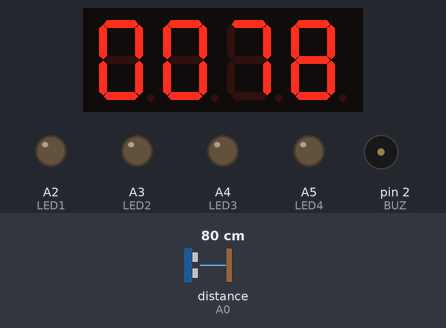
Bench run of a sketch on a simulated Arduino Uno, built with avr-gcc and run on an emulated ATmega328P. Parts: 4-digit seven-segment display, output pins drawn as LEDs (lit = HIGH), buzzer (waves = sounding). Wiring (inferred from the names in the program): ultrasonic range finder: trigger A1; echo A0; 4-digit 7-segment display, segments lit when LOW: segments pin 9, pin 3, pin 4, pin 5, pin 6, pin 8, pin 7; digit selects pin 10, pin 11, pin 12, pin 13. The inputs (shaded band) are chosen by the test bench; at power-on: distance to the obstacle (sensor on A0) 80 cm. The echo pulse lasts 58.3 µs per cm; the segment pins are drawn as the display they are named for; pins used as bus, display or sensor lines are not drawn.

Above: at 1.2 s.
1.3 s: distance to the obstacle (sensor on A0) set to 9 cm
At 2.9 s:
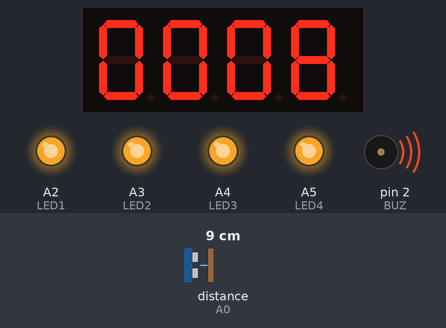
3.2 s: distance to the obstacle (sensor on A0) set to 18 cm
At 4.5 s:
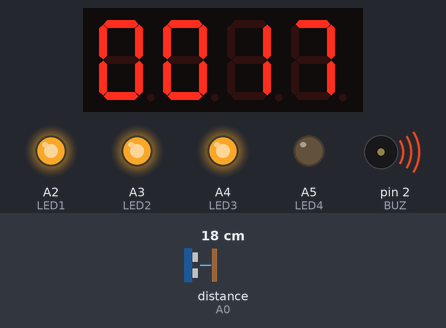
6.2 s: distance to the obstacle (sensor on A0) set to 35 cm
At 6.63 s:
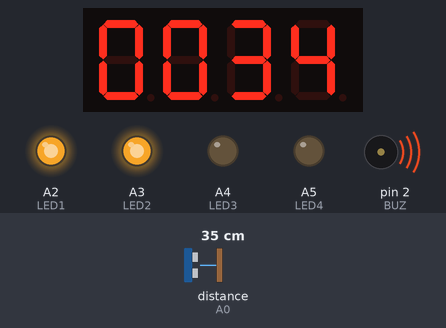
7.9 s: distance to the obstacle (sensor on A0) set to 60 cm
At 9.36 s:
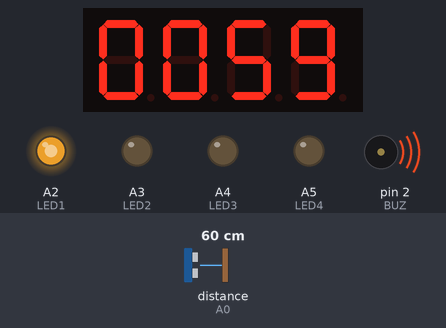
9.5 s: distance to the obstacle (sensor on A0) set to 120 cm
At 11.0 s:
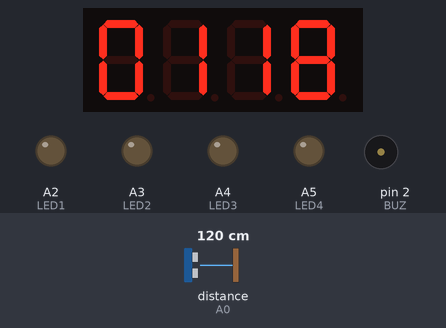
Timing chart, 0 to 12.0 s (numbered marks = the images above; inputs shaded):
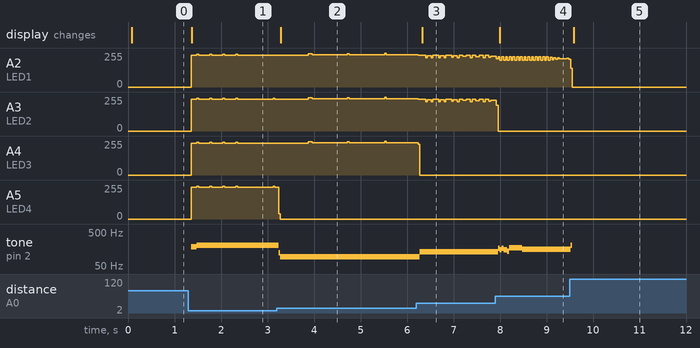

Measured:
- after the input at 1.3 s, A2 (LED1), A4 (LED3): 0/255 → 239/255 after 0.06 s, then repeats every 0.28 s: 245/255 0.04 s, 238/255 0.24 s, until it stays 239/255 from 2.4 s; tone on pin 2 (BUZ): silent → 184 Hz after 0.06 s, → 204 Hz 0.12 s later; the display: changes after 0.07 s (image 1)
- after the input at 3.2 s, the display: changes after 0.09 s (image 2)
- after the input at 6.2 s, tone on pin 2 (BUZ): 94 Hz → 131 Hz after 0.08 s; the display: changes after 0.13 s (image 3)
- after the input at 7.9 s, the display: changes after 0.09 s (image 4)
- after the input at 9.5 s, the display: changes after 0.09 s (image 5)

The sketch:

ultrasonicLedBuzz7Seg.ino
```cpp
//=============================================================================//
// Software for interfacing Arduino Uno with an ultrasonic sensor
// Based on distance, progressive visual alarm with LED(s) and
// audible alarm using active buzzer incorporated.
//
// The readout of distance from the ultrasonic module is displayed
// in realtime on a 4 digit 7 segment display.
//
// This code is in public domain.
// Author : Nithin Philip Kuruvila
// Date   : 23/06/2017
//=============================================================================//


//=============================================================================//
// Initialize pins for digits, segments, LED(s), buzzer and ultrasonic
//=============================================================================//

int digit1 = 10;
int digit2 = 11;
int digit3 = 12;
int digit4 = 13;

int segA = 9;
int segB = 3;
int segC = 4;
int segD = 5;
int segE = 6;
int segF = 8;
int segG = 7;

int LED1 = A2;
int LED2 = A3;
int LED3 = A4;
int LED4 = A5;

int BUZ = 2;

int ULTRA_TRIG = A1;
int ULTRA_ECHO = A0;

//=============================================================================//
// Define variables for sensing distance
//=============================================================================//
long echoDuration;
int distance;


//=============================================================================//
// Define ON/OFF states
//=============================================================================//
#define SEGMENT_ON  LOW			// NOTE : Polarity may be need to be reversed based
#define SEGMENT_OFF HIGH		// on common cathode/anode nature of the display.

#define DIGIT_ON HIGH
#define DIGIT_OFF LOW
#define LED_ON HIGH
#define LED_OFF LOW
#define BUZZER_ON HIGH
#define BUZZER_OFF LOW
#define TRIGGER_ON HIGH
#define TRIGGER_OFF LOW
#define ECHO_ON HIGH


void setup()
{
	// Set segment pins as output
	pinMode(segA, OUTPUT);
	pinMode(segB, OUTPUT);
	pinMode(segC, OUTPUT);
	pinMode(segD, OUTPUT);
	pinMode(segE, OUTPUT);
	pinMode(segF, OUTPUT);
	pinMode(segG, OUTPUT);

	// Set digit pins as output
	pinMode(digit1, OUTPUT);
	pinMode(digit2, OUTPUT);
	pinMode(digit3, OUTPUT);
	pinMode(digit4, OUTPUT);

	// Set LED pins as output
	pinMode(LED1, OUTPUT);
	pinMode(LED2, OUTPUT);
	pinMode(LED3, OUTPUT);
	pinMode(LED4, OUTPUT);

	// Set buzzer pin as output
	pinMode(BUZ, OUTPUT);

	// Set the ultrasonic trigger as output
	pinMode(ULTRA_TRIG,OUTPUT);

	// Set the ultrasonic echo as input
	pinMode(ULTRA_ECHO,INPUT);
}


//=============================================================================//
// The following function turns the segments for the passed number ON
// If '10' is passed, all segments are turned OFF
//=============================================================================//
void displaySegments(int numberToDisplay)
{


	switch (numberToDisplay)
	{

		case 0:
			digitalWrite(segA, SEGMENT_ON);
			digitalWrite(segB, SEGMENT_ON);
			digitalWrite(segC, SEGMENT_ON);
			digitalWrite(segD, SEGMENT_ON);
			digitalWrite(segE, SEGMENT_ON);
			digitalWrite(segF, SEGMENT_ON);
			digitalWrite(segG, SEGMENT_OFF);
			break;

		case 1:
			digitalWrite(segA, SEGMENT_OFF);
			digitalWrite(segB, SEGMENT_ON);
			digitalWrite(segC, SEGMENT_ON);
			digitalWrite(segD, SEGMENT_OFF);
			digitalWrite(segE, SEGMENT_OFF);
			digitalWrite(segF, SEGMENT_OFF);
			digitalWrite(segG, SEGMENT_OFF);
			break;

		case 2:
			digitalWrite(segA, SEGMENT_ON);
			digitalWrite(segB, SEGMENT_ON);
			digitalWrite(segC, SEGMENT_OFF);
			digitalWrite(segD, SEGMENT_ON);
			digitalWrite(segE, SEGMENT_ON);
			digitalWrite(segF, SEGMENT_OFF);
			digitalWrite(segG, SEGMENT_ON);
			break;

		case 3:
			digitalWrite(segA, SEGMENT_ON);
			digitalWrite(segB, SEGMENT_ON);
			digitalWrite(segC, SEGMENT_ON);
			digitalWrite(segD, SEGMENT_ON);
			digitalWrite(segE, SEGMENT_OFF);
			digitalWrite(segF, SEGMENT_OFF);
			digitalWrite(segG, SEGMENT_ON);
			break;

		case 4:
			digitalWrite(segA, SEGMENT_OFF);
			digitalWrite(segB, SEGMENT_ON);
			digitalWrite(segC, SEGMENT_ON);
			digitalWrite(segD, SEGMENT_OFF);
			digitalWrite(segE, SEGMENT_OFF);
			digitalWrite(segF, SEGMENT_ON);
			digitalWrite(segG, SEGMENT_ON);
			break;

		case 5:
			digitalWrite(segA, SEGMENT_ON);
			digitalWrite(segB, SEGMENT_OFF);
			digitalWrite(segC, SEGMENT_ON);
			digitalWrite(segD, SEGMENT_ON);
			digitalWrite(segE, SEGMENT_OFF);
			digitalWrite(segF, SEGMENT_ON);
			digitalWrite(segG, SEGMENT_ON);
			break;

		case 6:
			digitalWrite(segA, SEGMENT_ON);
			digitalWrite(segB, SEGMENT_OFF);
			digitalWrite(segC, SEGMENT_ON);
			digitalWrite(segD, SEGMENT_ON);
			digitalWrite(segE, SEGMENT_ON);
			digitalWrite(segF, SEGMENT_ON);
			digitalWrite(segG, SEGMENT_ON);
			break;

		case 7:
			digitalWrite(segA, SEGMENT_ON);
			digitalWrite(segB, SEGMENT_ON);
			digitalWrite(segC, SEGMENT_ON);
			digitalWrite(segD, SEGMENT_OFF);
			digitalWrite(segE, SEGMENT_OFF);
			digitalWrite(segF, SEGMENT_OFF);
			digitalWrite(segG, SEGMENT_OFF);
			break;

		case 8:
			digitalWrite(segA, SEGMENT_ON);
			digitalWrite(segB, SEGMENT_ON);
			digitalWrite(segC, SEGMENT_ON);
			digitalWrite(segD, SEGMENT_ON);
			digitalWrite(segE, SEGMENT_ON);
			digitalWrite(segF, SEGMENT_ON);
			digitalWrite(segG, SEGMENT_ON);
			break;

		case 9:
			digitalWrite(segA, SEGMENT_ON);
			digitalWrite(segB, SEGMENT_ON);
			digitalWrite(segC, SEGMENT_ON);
			digitalWrite(segD, SEGMENT_ON);
			digitalWrite(segE, SEGMENT_OFF);
			digitalWrite(segF, SEGMENT_ON);
			digitalWrite(segG, SEGMENT_ON);
			break;

		case 10:
			digitalWrite(segA, SEGMENT_OFF);
			digitalWrite(segB, SEGMENT_OFF);
			digitalWrite(segC, SEGMENT_OFF);
			digitalWrite(segD, SEGMENT_OFF);
			digitalWrite(segE, SEGMENT_OFF);
			digitalWrite(segF, SEGMENT_OFF);
			digitalWrite(segG, SEGMENT_OFF);
			break;
	}
}

//=============================================================================//
// Following function is used to display a number on the 7 segment display
// and to control the brightness of the display by changing the duty cycle
// of the pulse at the segments.
//
// LED and buzzer are alarms are progressively triggered as a function of
// measured distance
//=============================================================================//

void displayNumber(int toDisplay)
{

#define DISPLAY_BRIGHTNESS 5000			// Time in microseconds for which the pulse width will be HIGH

#define BUZZER_ALARM_LEVEL1 500			// Time in microseconds for which the pulse width of the buzzer
#define BUZZER_ALARM_LEVEL2 2000		// tone will be HIGH. The longer the pulse width, the higher
#define BUZZER_ALARM_LEVEL3 5000		// the perceived frequency of the buzzer tone

#define DISPLAY_WAIT_DURATION 20		// Time in milliseconds after which we will display again

	long beginTime = millis();

	for(int digit = 4 ; digit > 0 ; digit--)
	{

		//Turn on a digit for a short amount of time
		switch(digit)
		{
			case 1:
				digitalWrite(digit1, DIGIT_ON);
				break;
			case 2:
				digitalWrite(digit2, DIGIT_ON);
				break;
			case 3:
				digitalWrite(digit3, DIGIT_ON);
				break;
			case 4:
				digitalWrite(digit4, DIGIT_ON);
				break;
		}

		//Turn on the segments for this digit
		// Extract the last least significant digit and pass
		displaySegments(toDisplay % 10);

		// Divide by ten for next pass
		toDisplay /= 10;

		// Light up the LED(s) and adjust buzzer tone based on the distance
		if (distance >= 45 && distance < 60)
		{
			digitalWrite(LED1,LED_ON);
			digitalWrite(BUZ,BUZZER_ON);
			delayMicroseconds(BUZZER_ALARM_LEVEL1);
			digitalWrite(BUZ,BUZZER_OFF);

		}
		else if (distance < 45 && distance >= 30)
		{
			digitalWrite(LED1,LED_ON);
			digitalWrite(LED2,LED_ON);
			digitalWrite(BUZ,BUZZER_ON);
			delayMicroseconds(BUZZER_ALARM_LEVEL2);
			digitalWrite(BUZ,BUZZER_OFF);
		}
		else if (distance < 30 && distance >= 15)
		{
			digitalWrite(LED1,LED_ON);
			digitalWrite(LED2,LED_ON);
			digitalWrite(LED3,LED_ON);
			digitalWrite(BUZ,BUZZER_ON);
			delayMicroseconds(BUZZER_ALARM_LEVEL3);
			digitalWrite(BUZ,BUZZER_OFF);
		}
		else if (distance < 15)
		{
			digitalWrite(LED1,LED_ON);
			digitalWrite(LED2,LED_ON);
			digitalWrite(LED3,LED_ON);
			digitalWrite(LED4,LED_ON);
			digitalWrite(BUZ,BUZZER_ON);		// Buzzer won't be turned OFF here so as to
								// create a continuous tone
		}

		// The below delay determines how we modulate the pulse width.
		// This affects the percieved brightness of the dislay
		delayMicroseconds(DISPLAY_BRIGHTNESS);

		//Turn off all segments
		displaySegments(10);

		//Turn off all digits
		digitalWrite(digit1, DIGIT_OFF);
		digitalWrite(digit2, DIGIT_OFF);
		digitalWrite(digit3, DIGIT_OFF);
		digitalWrite(digit4, DIGIT_OFF);

		// Turn off buzzer and LED(s)
		digitalWrite(BUZ,BUZZER_OFF);
		digitalWrite(LED1,LED_OFF);
		digitalWrite(LED2,LED_OFF);
		digitalWrite(LED3,LED_OFF);
		digitalWrite(LED4,LED_OFF);
	}

	// Wait for 20ms before displaying again
	while( (millis() - beginTime) < DISPLAY_WAIT_DURATION) ;
}

void loop()
{
	// Clear the trigger pin
	digitalWrite(ULTRA_TRIG, BUZZER_OFF);
	delayMicroseconds(2);

	// Set the trigger to high for ten microseconds to trigger ultrasonic pulse
	digitalWrite(ULTRA_TRIG, TRIGGER_ON);
	delayMicroseconds(10);
	digitalWrite(ULTRA_TRIG, TRIGGER_OFF);

	// Read the echo pin to get distance estimate
	echoDuration = pulseIn(ULTRA_ECHO,ECHO_ON);

	// Calculate the distance. Assume speed of sound = 340m/s.
	distance = (echoDuration*0.034)/2;

	// Display the measured distance on the 7 segment display
	displayNumber(distance);
}
```
